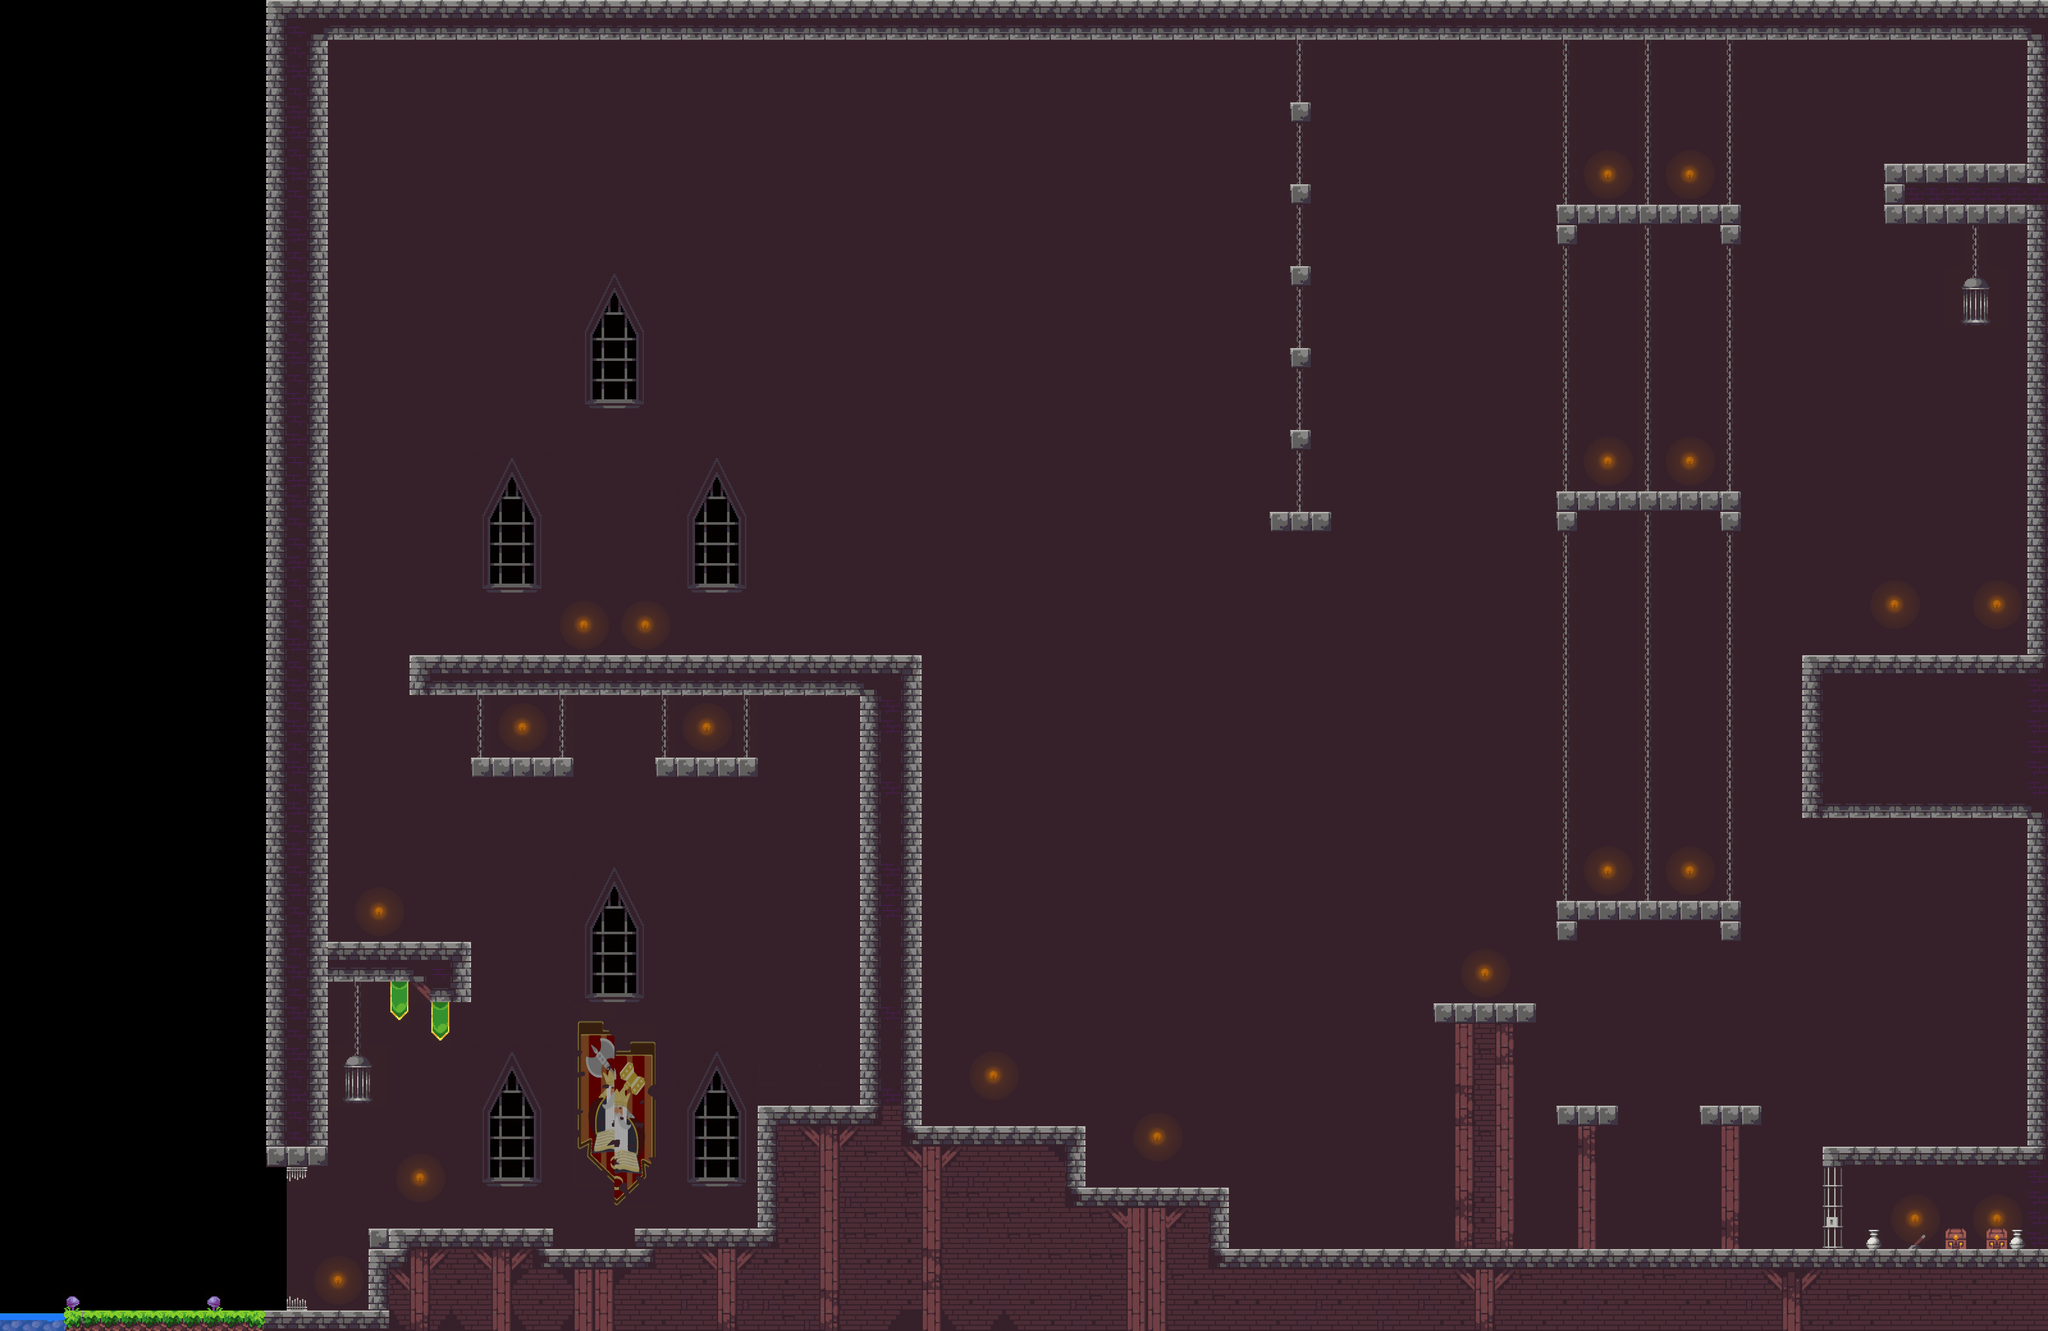

A level layout from a 2D game, rendered from its tile map. Below: a short description, then the map file with tile-grid data replaced by summaries:
An orthogonal 100x65 tile map with 64x64 px tiles, 3 tile layers (Camada de Tiles 3, Camada de Tiles 2, Camada de Tiles 1).

<map version="1.2" tiledversion="1.3.2" orientation="orthogonal" renderorder="right-down" compressionlevel="0" width="100" height="65" tilewidth="64" tileheight="64" infinite="0" nextlayerid="4" nextobjectid="1">
 <editorsettings>
  <export target="Map1.lua" format="lua" />
 </editorsettings>
 <tileset firstgid="1" source="Dungeon.tsx" />
 <layer id="3" name="Camada de Tiles 3" width="100" height="65">
  <data>[6500 cells, 5418 non-empty, 1 distinct tile ids]</data>
 </layer>
 <layer id="2" name="Camada de Tiles 2" width="100" height="65">
  <data>[6500 cells, 1072 non-empty, 124 distinct tile ids]</data>
 </layer>
 <layer id="1" name="Camada de Tiles 1" width="100" height="65">
  <data>[6500 cells, 695 non-empty, 29 distinct tile ids]</data>
 </layer>
</map>
